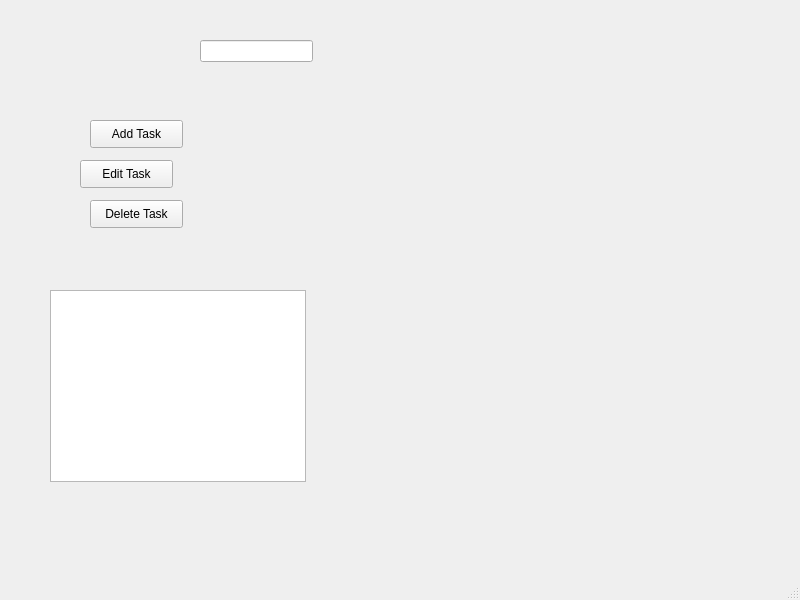
<?xml version="1.0" encoding="UTF-8"?>
<ui version="4.0">
 <class>MainWindow</class>
 <widget class="QMainWindow" name="MainWindow">
  <property name="geometry">
   <rect>
    <x>0</x>
    <y>0</y>
    <width>800</width>
    <height>600</height>
   </rect>
  </property>
  <property name="windowTitle">
   <string>MainWindow</string>
  </property>
  <widget class="QWidget" name="centralwidget">
   <widget class="QLineEdit" name="lineEdit">
    <property name="geometry">
     <rect>
      <x>200</x>
      <y>40</y>
      <width>113</width>
      <height>22</height>
     </rect>
    </property>
   </widget>
   <widget class="QPushButton" name="pushButton">
    <property name="geometry">
     <rect>
      <x>90</x>
      <y>120</y>
      <width>93</width>
      <height>28</height>
     </rect>
    </property>
    <property name="text">
     <string>Add Task</string>
    </property>
   </widget>
   <widget class="QListWidget" name="listWidget">
    <property name="geometry">
     <rect>
      <x>50</x>
      <y>290</y>
      <width>256</width>
      <height>192</height>
     </rect>
    </property>
   </widget>
   <widget class="QPushButton" name="pushButton_2">
    <property name="geometry">
     <rect>
      <x>80</x>
      <y>160</y>
      <width>93</width>
      <height>28</height>
     </rect>
    </property>
    <property name="text">
     <string>Edit Task</string>
    </property>
   </widget>
   <widget class="QPushButton" name="pushButton_3">
    <property name="geometry">
     <rect>
      <x>90</x>
      <y>200</y>
      <width>93</width>
      <height>28</height>
     </rect>
    </property>
    <property name="text">
     <string>Delete Task</string>
    </property>
   </widget>
  </widget>
  <widget class="QMenuBar" name="menubar">
   <property name="geometry">
    <rect>
     <x>0</x>
     <y>0</y>
     <width>800</width>
     <height>26</height>
    </rect>
   </property>
  </widget>
  <widget class="QStatusBar" name="statusbar"/>
 </widget>
 <resources/>
 <connections/>
</ui>
